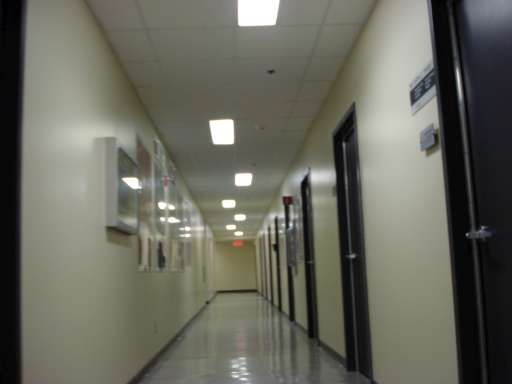
#> input picture src/rtabmap_ros/launch/data/demo_appearance/30.jpg, 512 x 384 px, found by its file name
$ python feataure_match_test.py
#> lines starting #> are read from the running program, lines starting #| are printed output that depends on the picture
import cv2
import numpy as np
rgb_path="/home/ayumi/Documents/tohoku_uni/CLOVERs/images/all_rgb/"
feature_path="/home/ayumi/Documents/tohoku_uni/CLOVERs/images/feature_match/"

image_list=[rgb_path+"30.jpg",rgb_path+"29.jpg",rgb_path+"33.jpg",rgb_path+"30.jpg",rgb_path+"41.jpg",rgb_path+"38.jpg",rgb_path+"43.jpg",rgb_path+"40.jpg",rgb_path+"45.jpg",rgb_path+"40.jpg"]


def orbmatch(fileName1, fileName2,idx):
#> called with idx = 0
    img1 = cv2.imread(fileName1)
#> img1 is the input picture: shape (384, 512, 3); mean B, G, R 94, 104.2, 105
    img2 = cv2.imread(fileName2)
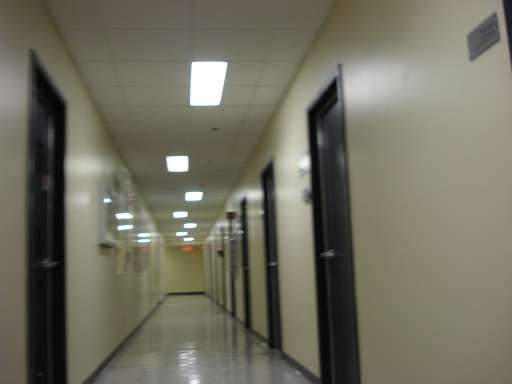
#> input picture src/rtabmap_ros/launch/data/demo_appearance/29.jpg, 512 x 384 px, found by its file name
#> img2 is the input picture: shape (384, 512, 3); mean B, G, R 96.1, 111.5, 113.4

    # ORB検出器生成
    orb = cv2.ORB_create(3000)

    kp1, des1 = orb.detectAndCompute(img1, None)
#> kp1 = 1041 keypoints; strongest (x, y, size): (219, 140, 111.1), (227, 122, 92.6), (212, 122, 92.6), (232, 142, 31)
    kp2, des2 = orb.detectAndCompute(img2, None)
#> kp2 = 651 keypoints; strongest (x, y, size): (183, 161, 111.1), (182, 167, 92.6), (168, 161, 111.1), (167, 161, 92.6)

    kp1_loc, kp2_loc = [], []

    FLANN_INDEX_LSH = 6
    index_params = dict(algorithm=FLANN_INDEX_LSH,
                        table_number=6,  # 12
                        key_size=14,     # 20
                        multi_probe_level=1)  # 2
    search_params = dict(checks=50)

    flann = cv2.FlannBasedMatcher(index_params, search_params)

    # マッチング

    knn_matches = flann.knnMatch(des1, des2, k=2)
#> knn_matches = 1041 matches

    # マッチング結果を描画
    ratio_thresh = 0.8
    good_matches = []
    for mt in knn_matches:

        if len(mt) < 2:
            continue
        m, n = mt[0], mt[1]

        # print(type(x1))
        if m.distance < ratio_thresh * n.distance:
            good_matches.append(m)
            img1_idx = m.queryIdx
            img2_idx = m.trainIdx

            (x1, y1) = kp1[img1_idx].pt
            (x2, y2) = kp2[img2_idx].pt

            kp1_loc.append((x1, y1))
            kp2_loc.append((x2, y2))
#> this loop made 1041 passes
#> (mt, img2_idx, x1, y1, x2, y2) on passes 21, 24, 27, 37, 38, 52, 58, 59: (2 matches, 132, 416, 96, 334.8, 80.4), (2 matches, 146, 354, 103, 271.2, 163.2), (2 matches, 15, 352, 112, 271, 163), (2 matches, 11, 436, 135, 217, 128), (2 matches, 252, 334, 136, 308.2, 110.9), (2 matches, 433, 427, 155, 333.8, 82.94), (2 matches, 27, 236, 174, 186, 193), (2 matches, 27, 238, 174, 186, 193)
#> (img2_idx, x1, y1, x2, y2) on passes 61, 62, 71, 74, 75, 82: (73, 312, 175, 154, 234), (511, 306, 177, 333.4, 82.11), (513, 139, 180, 191.6, 102), (257, 235, 183, 185.8, 157), (287, 301, 183, 262.1, 211.7), (254, 346, 187, 48.96, 129.6)
#> after the loop, good_matches = 266 matches; kp1_loc = 266 pairs, first value 107.1 to 439.2, second value 66.36 to 327; kp2_loc = 266 pairs, first value 43 to 337.2, second value 73.2 to 352

    src_pts = np.float32(
        [kp1[m.queryIdx].pt for m in good_matches]).reshape(-1, 1, 2)
#> src_pts = 266 rows, first 8: [416, 96], [354, 103], [352, 112], [436, 135], [334, 136], [427, 155], [236, 174], [238, 174]
    dst_pts = np.float32(
        [kp2[m.trainIdx].pt for m in good_matches]).reshape(-1, 1, 2)
#> dst_pts = 266 rows, first 8: [334.8, 80.4], [271.2, 163.2], [271, 163], [217, 128], [308.2, 110.9], [333.8, 82.94], [186, 193], [186, 193]


    M, mask = cv2.findHomography(src_pts, dst_pts, cv2.RANSAC, 1)
#> M = [[0.608, -0.307, 51.35], [-0.000835, 0.236, 104.3], [-4.64e-06, -0.00143, 1]]; mask = 266 values, max 1 at index 26, min 0 at index 0, mean 0.143


    mask = mask.ravel().tolist()
    loc1, loc2, true_mask = [], [], []

    for index_, element in enumerate(mask):
        if element == 1:
            true_mask.append(good_matches[index_])
            loc1.append(kp1_loc[index_])
            loc2.append(kp2_loc[index_])
#> this loop made 266 passes
#> element on passes 1 to 3: 0, 0, 0
#> after the loop, loc1 = 38 pairs, first value 170 to 296.5, second value 176.7 to 253.4; loc2 = 38 pairs, first value 129.6 to 237.6, second value 194.9 to 258; true_mask = 38 matches
    img_matches = np.empty(
        (max(img1.shape[0], img2.shape[0]), img1.shape[1]+img2.shape[1], 3), dtype=np.uint8)
    img3 = cv2.drawMatches(img1, kp1, img2, kp2, true_mask, img_matches,
                            flags=cv2.DrawMatchesFlags_NOT_DRAW_SINGLE_POINTS)
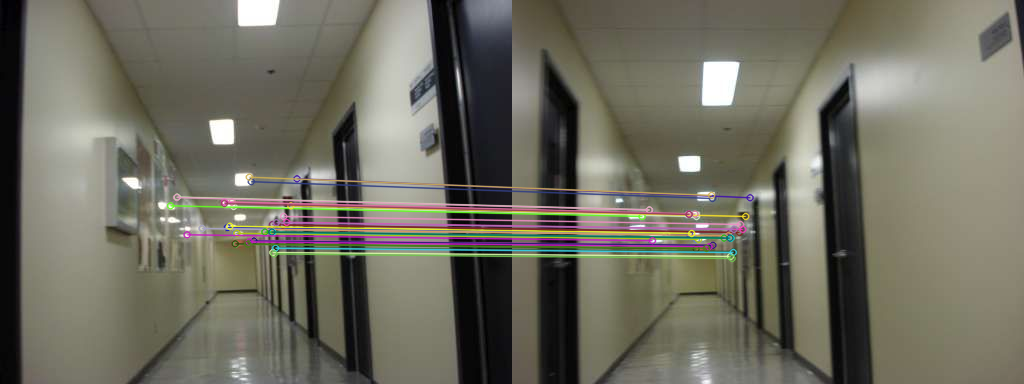
#> img3: shape (384, 1024, 3); mean B, G, R 96.2, 109.1, 110.9

    if(len(loc1) > 9):
        # img_rect = cv2.circle(
        #     img1, (int(loc1[0][0][0]), int(loc1[0][0][1])), 3, (255, 0, 255), thickness=1)
        cv2.imwrite(
            "/home/ayumi/Documents/tohoku_uni/CLOVERs/images/feature_match/"+str(idx)+".jpg", img3)
        cv2.imshow("result",img3)
        cv2.waitKey(0)

for i in range(9):
    orbmatch(image_list[i],image_list[i+1],i)
#> pass 2 of the loop `for i in range(9):`:
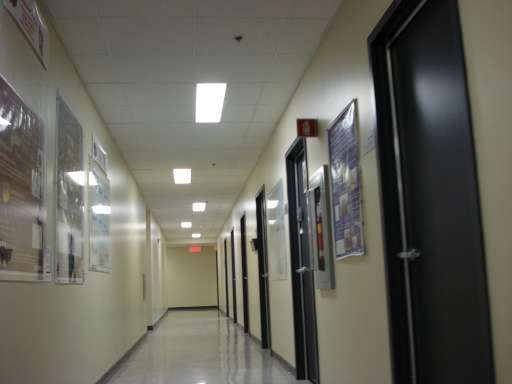
#> input picture src/rtabmap_ros/launch/data/demo_appearance/33.jpg, 512 x 384 px, found by its file name
#> in orbmatch, img2 is the input picture: shape (384, 512, 3); mean B, G, R 92.6, 101.8, 102.9
#> kp1 has the same summary as kp2
#> kp2 = 1538 keypoints; strongest (x, y, size): (301, 231, 31), (255, 237, 31), (269, 204, 77.1), (270, 203, 64.3)
#> knn_matches = 651 matches
#> the loop in orbmatch (call 2), `for mt in knn_matches: ` made 651 passes
#> (img2_idx, x1, y1, x2, y2) on passes 2, 21, 26, 32, 47, 48, 66, 85: (379, 471, 60, 332, 288), (210, 309, 171, 285, 212), (484, 201, 192, 189.6, 169.2), (207, 186, 199, 193, 210), (247, 174, 216, 182, 226), (248, 184, 216, 190, 226), (58, 241, 229, 351, 139), (859, 192, 239, 197.3, 234.7)
#> after the loop in orbmatch (call 2), `for mt in knn_matches:`: good_matches = 70 matches; kp1_loc = 70 pairs, first value 100.2 to 471.6, second value 58.8 to 346; kp2_loc = 70 pairs, first value 33 to 409, second value 83.52 to 338
#> src_pts = 70 rows, first 8: [471, 60], [309, 171], [201, 192], [186, 199], [174, 216], [184, 216], [241, 229], [192, 239]
#> dst_pts = 70 rows, first 8: [332, 288], [285, 212], [189.6, 169.2], [193, 210], [182, 226], [190, 226], [351, 139], [197.3, 234.7]
#> M = [[0.641, 0.422, 9.31], [0.0871, 1.1, -7.85], [-0.000726, 0.0012, 1]]; mask = 70 values, max 1 at index 1, min 0 at index 0, mean 0.171
#> the loop in orbmatch (call 2), `for index_, element in enumerate(mask):` made 70 passes
#> after the loop in orbmatch (call 2), `for index_, element in enumerate(mask):`: loc1 = [(309, 171), (308.4, 171.6), (200.4, 198), (276, 266.4), (200.2, 198.7), (275, 266.4), (198.7, 245.4), (274.8, 266.1), (275.8, 267.5), (199.1, 194.1), (186.6, 196.6), (196.6, 246.3)]; loc2 = [(285, 212), (285, 212), (202.8, 208.8), (267, 277), (202.8, 208.8), (267, 277), (209, 243.9), (266.4, 277.2), (266.4, 277.2), (201.1, 205.3), (192.8, 205.3), (207.8, 243.7)]; true_mask = 12 matches
#> in orbmatch (call 2), `img3 = cv2.drawMatches(img1, kp1, img2, kp2, true_mask, img_matches, f..`:
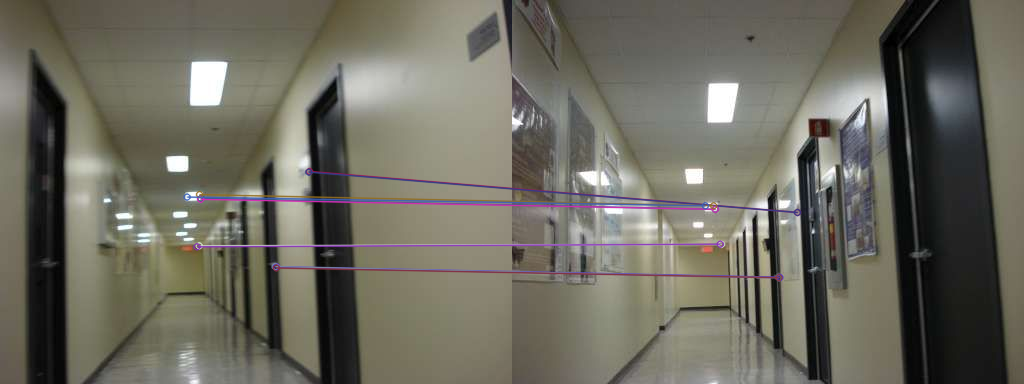
#> img3: shape (384, 1024, 3); mean B, G, R 94.8, 105.9, 108
#> (the run stopped early here; a loop or call above may not have finished)
